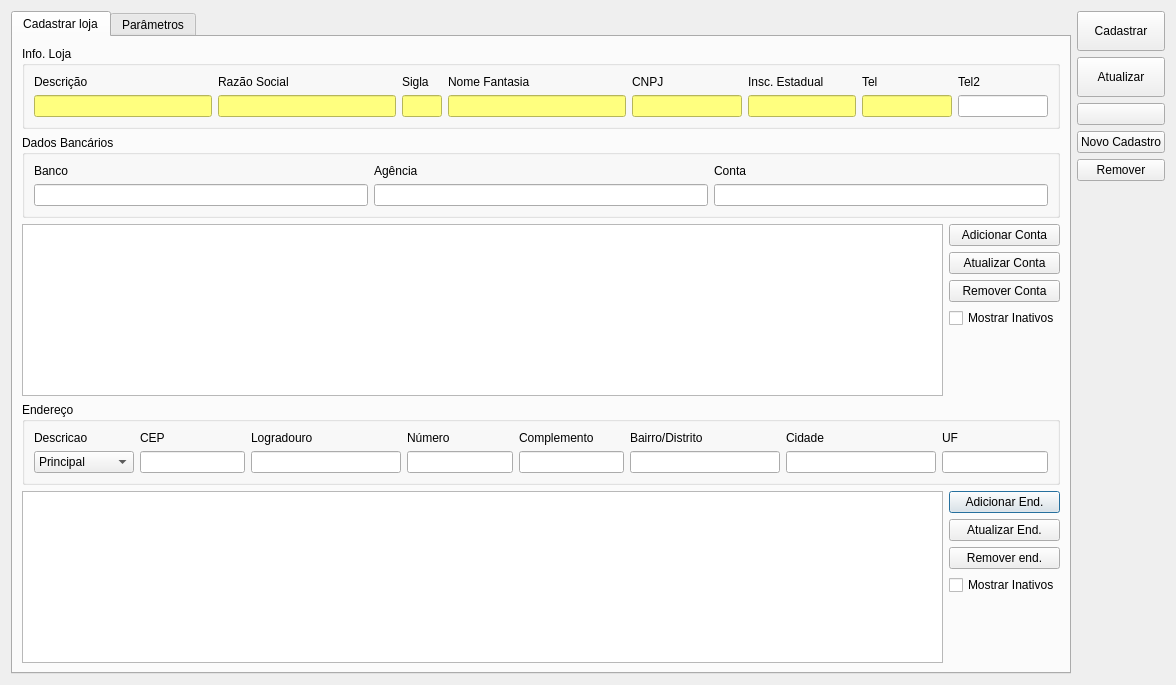
<?xml version="1.0" encoding="UTF-8"?>
<ui version="4.0">
 <class>CadastroLoja</class>
 <widget class="QDialog" name="CadastroLoja">
  <property name="windowModality">
   <enum>Qt::NonModal</enum>
  </property>
  <property name="geometry">
   <rect>
    <x>0</x>
    <y>0</y>
    <width>1176</width>
    <height>685</height>
   </rect>
  </property>
  <property name="windowTitle">
   <string>Cadastro de Loja</string>
  </property>
  <property name="locale">
   <locale language="Portuguese" country="Brazil"/>
  </property>
  <property name="modal">
   <bool>false</bool>
  </property>
  <layout class="QGridLayout" name="gridLayout_7">
   <item row="0" column="0">
    <widget class="QTabWidget" name="tabWidget">
     <property name="currentIndex">
      <number>0</number>
     </property>
     <widget class="QWidget" name="tabCadastro">
      <attribute name="title">
       <string>Cadastrar loja</string>
      </attribute>
      <layout class="QGridLayout" name="gridLayout">
       <item row="3" column="0" colspan="2">
        <widget class="QGroupBox" name="groupBoxEndereco">
         <property name="title">
          <string>Endereço</string>
         </property>
         <layout class="QGridLayout" name="gridLayout_4">
          <item row="0" column="0">
           <widget class="QLabel" name="labelDescricao_2">
            <property name="text">
             <string>Descricao</string>
            </property>
           </widget>
          </item>
          <item row="0" column="1">
           <widget class="QLabel" name="labelCEP">
            <property name="text">
             <string>CEP</string>
            </property>
           </widget>
          </item>
          <item row="0" column="5">
           <widget class="QLabel" name="labelBairro">
            <property name="text">
             <string>Bairro/Distrito</string>
            </property>
           </widget>
          </item>
          <item row="0" column="2">
           <widget class="QLabel" name="labelEndereco">
            <property name="text">
             <string>Logradouro</string>
            </property>
           </widget>
          </item>
          <item row="0" column="3">
           <widget class="QLabel" name="labelNro">
            <property name="text">
             <string>Número</string>
            </property>
           </widget>
          </item>
          <item row="0" column="4">
           <widget class="QLabel" name="labelComp">
            <property name="text">
             <string>Complemento</string>
            </property>
           </widget>
          </item>
          <item row="0" column="6">
           <widget class="QLabel" name="labelCidade">
            <property name="text">
             <string>Cidade</string>
            </property>
           </widget>
          </item>
          <item row="1" column="0">
           <widget class="QComboBox" name="comboBoxTipoEnd">
            <property name="minimumSize">
             <size>
              <width>100</width>
              <height>0</height>
             </size>
            </property>
            <item>
             <property name="text">
              <string>Principal</string>
             </property>
            </item>
            <item>
             <property name="text">
              <string>Faturamento</string>
             </property>
            </item>
            <item>
             <property name="text">
              <string>Entrega</string>
             </property>
            </item>
           </widget>
          </item>
          <item row="1" column="1">
           <widget class="LineEditCEP" name="lineEditCEP">
            <property name="sizePolicy">
             <sizepolicy hsizetype="Minimum" vsizetype="Fixed">
              <horstretch>0</horstretch>
              <verstretch>0</verstretch>
             </sizepolicy>
            </property>
            <property name="minimumSize">
             <size>
              <width>75</width>
              <height>0</height>
             </size>
            </property>
            <property name="maximumSize">
             <size>
              <width>16777215</width>
              <height>16777215</height>
             </size>
            </property>
            <property name="toolTip">
             <string>&lt;html&gt;&lt;head/&gt;&lt;body&gt;&lt;p&gt;O sistema preenche o endereço automaticamente a partir do CEP&lt;/p&gt;&lt;/body&gt;&lt;/html&gt;</string>
            </property>
            <property name="accessibleName">
             <string>CEP</string>
            </property>
           </widget>
          </item>
          <item row="0" column="7">
           <widget class="QLabel" name="labelUF">
            <property name="text">
             <string>UF</string>
            </property>
           </widget>
          </item>
          <item row="1" column="2">
           <widget class="QLineEdit" name="lineEditLogradouro">
            <property name="minimumSize">
             <size>
              <width>150</width>
              <height>0</height>
             </size>
            </property>
            <property name="accessibleName">
             <string>Logradouro</string>
            </property>
           </widget>
          </item>
          <item row="1" column="6">
           <widget class="QLineEdit" name="lineEditCidade">
            <property name="minimumSize">
             <size>
              <width>150</width>
              <height>0</height>
             </size>
            </property>
            <property name="accessibleName">
             <string>Cidade</string>
            </property>
           </widget>
          </item>
          <item row="1" column="3">
           <widget class="QLineEdit" name="lineEditNro">
            <property name="minimumSize">
             <size>
              <width>50</width>
              <height>0</height>
             </size>
            </property>
            <property name="maximumSize">
             <size>
              <width>16777215</width>
              <height>16777215</height>
             </size>
            </property>
            <property name="accessibleName">
             <string>Número</string>
            </property>
           </widget>
          </item>
          <item row="1" column="7">
           <widget class="QLineEdit" name="lineEditUF">
            <property name="minimumSize">
             <size>
              <width>35</width>
              <height>0</height>
             </size>
            </property>
            <property name="maximumSize">
             <size>
              <width>16777215</width>
              <height>16777215</height>
             </size>
            </property>
            <property name="accessibleName">
             <string>UF</string>
            </property>
           </widget>
          </item>
          <item row="1" column="5">
           <widget class="QLineEdit" name="lineEditBairro">
            <property name="minimumSize">
             <size>
              <width>150</width>
              <height>0</height>
             </size>
            </property>
            <property name="accessibleName">
             <string>Bairro/Distrito</string>
            </property>
           </widget>
          </item>
          <item row="1" column="4">
           <widget class="QLineEdit" name="lineEditComp">
            <property name="minimumSize">
             <size>
              <width>75</width>
              <height>0</height>
             </size>
            </property>
            <property name="maximumSize">
             <size>
              <width>16777215</width>
              <height>16777215</height>
             </size>
            </property>
            <property name="accessibleName">
             <string>Complemento</string>
            </property>
            <property name="styleSheet">
             <string notr="true"/>
            </property>
           </widget>
          </item>
         </layout>
        </widget>
       </item>
       <item row="0" column="0" colspan="2">
        <widget class="QGroupBox" name="groupBoxCadastro">
         <property name="title">
          <string>Info. Loja</string>
         </property>
         <layout class="QGridLayout" name="gridLayout_3">
          <item row="0" column="0">
           <widget class="QLabel" name="labelDescricao">
            <property name="text">
             <string>Descrição</string>
            </property>
           </widget>
          </item>
          <item row="0" column="1">
           <widget class="QLabel" name="labelRazaoSocial">
            <property name="text">
             <string>Razão Social</string>
            </property>
           </widget>
          </item>
          <item row="0" column="2">
           <widget class="QLabel" name="labelSIGLA">
            <property name="text">
             <string>Sigla</string>
            </property>
           </widget>
          </item>
          <item row="0" column="4">
           <widget class="QLabel" name="labelCNPJ">
            <property name="text">
             <string>CNPJ</string>
            </property>
           </widget>
          </item>
          <item row="1" column="7">
           <widget class="LineEditTel" name="lineEditTel">
            <property name="maximumSize">
             <size>
              <width>90</width>
              <height>16777215</height>
             </size>
            </property>
            <property name="accessibleName">
             <string>Telefone</string>
            </property>
            <property name="styleSheet">
             <string notr="true">background-color: rgb(255, 255, 127);
color: rgb(0, 0, 0);</string>
            </property>
           </widget>
          </item>
          <item row="0" column="8">
           <widget class="QLabel" name="labelTel2">
            <property name="text">
             <string>Tel2</string>
            </property>
           </widget>
          </item>
          <item row="1" column="3">
           <widget class="QLineEdit" name="lineEditNomeFantasia">
            <property name="minimumSize">
             <size>
              <width>120</width>
              <height>0</height>
             </size>
            </property>
            <property name="accessibleName">
             <string>Nome Fantasia</string>
            </property>
            <property name="styleSheet">
             <string notr="true">background-color: rgb(255, 255, 127);
color: rgb(0, 0, 0);</string>
            </property>
           </widget>
          </item>
          <item row="1" column="8">
           <widget class="LineEditTel" name="lineEditTel2">
            <property name="maximumSize">
             <size>
              <width>90</width>
              <height>16777215</height>
             </size>
            </property>
            <property name="accessibleName">
             <string>Telefone 2</string>
            </property>
           </widget>
          </item>
          <item row="1" column="0">
           <widget class="QLineEdit" name="lineEditDescricao">
            <property name="minimumSize">
             <size>
              <width>120</width>
              <height>0</height>
             </size>
            </property>
            <property name="accessibleName">
             <string>Descrição</string>
            </property>
            <property name="styleSheet">
             <string notr="true">background-color: rgb(255, 255, 127);
color: rgb(0, 0, 0);</string>
            </property>
           </widget>
          </item>
          <item row="0" column="7">
           <widget class="QLabel" name="labelTel">
            <property name="text">
             <string>Tel</string>
            </property>
           </widget>
          </item>
          <item row="0" column="3">
           <widget class="QLabel" name="labelNomeFantasia">
            <property name="text">
             <string>Nome Fantasia</string>
            </property>
           </widget>
          </item>
          <item row="1" column="2">
           <widget class="QLineEdit" name="lineEditSIGLA">
            <property name="maximumSize">
             <size>
              <width>40</width>
              <height>16777215</height>
             </size>
            </property>
            <property name="accessibleName">
             <string>Sigla</string>
            </property>
            <property name="styleSheet">
             <string notr="true">background-color: rgb(255, 255, 127);
color: rgb(0, 0, 0);</string>
            </property>
           </widget>
          </item>
          <item row="1" column="1">
           <widget class="QLineEdit" name="lineEditRazaoSocial">
            <property name="minimumSize">
             <size>
              <width>120</width>
              <height>0</height>
             </size>
            </property>
            <property name="accessibleName">
             <string>Razão Social</string>
            </property>
            <property name="styleSheet">
             <string notr="true">background-color: rgb(255, 255, 127);
color: rgb(0, 0, 0);</string>
            </property>
           </widget>
          </item>
          <item row="1" column="5" colspan="2">
           <widget class="QLineEdit" name="lineEditInscEstadual">
            <property name="minimumSize">
             <size>
              <width>100</width>
              <height>0</height>
             </size>
            </property>
            <property name="maximumSize">
             <size>
              <width>110</width>
              <height>16777215</height>
             </size>
            </property>
            <property name="accessibleName">
             <string>Insc. Estadual</string>
            </property>
            <property name="styleSheet">
             <string notr="true">background-color: rgb(255, 255, 127);
color: rgb(0, 0, 0);</string>
            </property>
           </widget>
          </item>
          <item row="0" column="5">
           <widget class="QLabel" name="labelInscEstadual">
            <property name="text">
             <string>Insc. Estadual</string>
            </property>
           </widget>
          </item>
          <item row="1" column="4">
           <widget class="QLineEdit" name="lineEditCNPJ">
            <property name="minimumSize">
             <size>
              <width>100</width>
              <height>0</height>
             </size>
            </property>
            <property name="maximumSize">
             <size>
              <width>110</width>
              <height>16777215</height>
             </size>
            </property>
            <property name="accessibleName">
             <string>CNPJ</string>
            </property>
            <property name="styleSheet">
             <string notr="true">background-color: rgb(255, 255, 127);
color: rgb(0, 0, 0);</string>
            </property>
           </widget>
          </item>
         </layout>
        </widget>
       </item>
       <item row="1" column="0" colspan="2">
        <widget class="QGroupBox" name="groupBoxConta">
         <property name="title">
          <string>Dados Bancários</string>
         </property>
         <layout class="QGridLayout" name="gridLayout_9">
          <item row="0" column="1">
           <widget class="QLabel" name="label_5">
            <property name="text">
             <string>Agência</string>
            </property>
           </widget>
          </item>
          <item row="0" column="2">
           <widget class="QLabel" name="label_6">
            <property name="text">
             <string>Conta</string>
            </property>
           </widget>
          </item>
          <item row="1" column="1">
           <widget class="QLineEdit" name="lineEditAgencia"/>
          </item>
          <item row="1" column="2">
           <widget class="QLineEdit" name="lineEditConta"/>
          </item>
          <item row="1" column="0">
           <widget class="QLineEdit" name="lineEditBanco"/>
          </item>
          <item row="0" column="0">
           <widget class="QLabel" name="label_4">
            <property name="text">
             <string>Banco</string>
            </property>
           </widget>
          </item>
         </layout>
        </widget>
       </item>
       <item row="4" column="0">
        <widget class="TableView" name="tableEndereco">
         <property name="mouseTracking">
          <bool>true</bool>
         </property>
         <property name="sizeAdjustPolicy">
          <enum>QAbstractScrollArea::AdjustToContents</enum>
         </property>
         <property name="editTriggers">
          <set>QAbstractItemView::NoEditTriggers</set>
         </property>
         <property name="tabKeyNavigation">
          <bool>false</bool>
         </property>
         <property name="alternatingRowColors">
          <bool>true</bool>
         </property>
         <property name="selectionMode">
          <enum>QAbstractItemView::SingleSelection</enum>
         </property>
         <property name="selectionBehavior">
          <enum>QAbstractItemView::SelectRows</enum>
         </property>
         <attribute name="horizontalHeaderStretchLastSection">
          <bool>false</bool>
         </attribute>
        </widget>
       </item>
       <item row="4" column="1">
        <layout class="QVBoxLayout" name="verticalLayout">
         <item>
          <widget class="QPushButton" name="pushButtonAdicionarEnd">
           <property name="text">
            <string>Adicionar End.</string>
           </property>
          </widget>
         </item>
         <item>
          <widget class="QPushButton" name="pushButtonAtualizarEnd">
           <property name="text">
            <string>Atualizar End.</string>
           </property>
          </widget>
         </item>
         <item>
          <widget class="QPushButton" name="pushButtonRemoverEnd">
           <property name="text">
            <string>Remover end.</string>
           </property>
          </widget>
         </item>
         <item>
          <widget class="QCheckBox" name="checkBoxMostrarInativos">
           <property name="text">
            <string>Mostrar Inativos</string>
           </property>
           <property name="checkable">
            <bool>true</bool>
           </property>
          </widget>
         </item>
         <item>
          <spacer name="verticalSpacer_4">
           <property name="orientation">
            <enum>Qt::Vertical</enum>
           </property>
           <property name="sizeHint" stdset="0">
            <size>
             <width>20</width>
             <height>40</height>
            </size>
           </property>
          </spacer>
         </item>
        </layout>
       </item>
       <item row="2" column="0">
        <widget class="TableView" name="tableConta">
         <property name="mouseTracking">
          <bool>true</bool>
         </property>
         <property name="sizeAdjustPolicy">
          <enum>QAbstractScrollArea::AdjustToContents</enum>
         </property>
         <property name="editTriggers">
          <set>QAbstractItemView::NoEditTriggers</set>
         </property>
         <property name="tabKeyNavigation">
          <bool>false</bool>
         </property>
         <property name="alternatingRowColors">
          <bool>true</bool>
         </property>
         <property name="selectionMode">
          <enum>QAbstractItemView::SingleSelection</enum>
         </property>
         <property name="selectionBehavior">
          <enum>QAbstractItemView::SelectRows</enum>
         </property>
         <attribute name="horizontalHeaderStretchLastSection">
          <bool>false</bool>
         </attribute>
        </widget>
       </item>
       <item row="2" column="1">
        <layout class="QVBoxLayout" name="verticalLayout_4">
         <item>
          <widget class="QPushButton" name="pushButtonAdicionarConta">
           <property name="text">
            <string>Adicionar Conta</string>
           </property>
          </widget>
         </item>
         <item>
          <widget class="QPushButton" name="pushButtonAtualizarConta">
           <property name="text">
            <string>Atualizar Conta</string>
           </property>
          </widget>
         </item>
         <item>
          <widget class="QPushButton" name="pushButtonRemoverConta">
           <property name="text">
            <string>Remover Conta</string>
           </property>
          </widget>
         </item>
         <item>
          <widget class="QCheckBox" name="checkBoxMostrarInativosConta">
           <property name="text">
            <string>Mostrar Inativos</string>
           </property>
           <property name="checkable">
            <bool>true</bool>
           </property>
          </widget>
         </item>
         <item>
          <spacer name="verticalSpacer_6">
           <property name="orientation">
            <enum>Qt::Vertical</enum>
           </property>
           <property name="sizeHint" stdset="0">
            <size>
             <width>20</width>
             <height>40</height>
            </size>
           </property>
          </spacer>
         </item>
        </layout>
       </item>
      </layout>
     </widget>
     <widget class="QWidget" name="tabParametros">
      <attribute name="title">
       <string>Parâmetros</string>
      </attribute>
      <layout class="QGridLayout" name="gridLayout_2">
       <item row="0" column="0">
        <widget class="QScrollArea" name="scrollArea">
         <property name="widgetResizable">
          <bool>true</bool>
         </property>
         <widget class="QWidget" name="scrollAreaWidgetContents">
          <property name="geometry">
           <rect>
            <x>0</x>
            <y>0</y>
            <width>1017</width>
            <height>616</height>
           </rect>
          </property>
          <layout class="QGridLayout" name="gridLayout_13">
           <item row="0" column="0">
            <widget class="QGroupBox" name="groupBoxFrete">
             <property name="title">
              <string>Frete</string>
             </property>
             <layout class="QGridLayout" name="gridLayout_6">
              <item row="0" column="0">
               <layout class="QGridLayout" name="gridLayout_5">
                <item row="0" column="0">
                 <widget class="QLabel" name="label">
                  <property name="sizePolicy">
                   <sizepolicy hsizetype="Maximum" vsizetype="Preferred">
                    <horstretch>0</horstretch>
                    <verstretch>0</verstretch>
                   </sizepolicy>
                  </property>
                  <property name="text">
                   <string>Valor mínimo:</string>
                  </property>
                 </widget>
                </item>
                <item row="0" column="1">
                 <widget class="QDoubleSpinBox" name="doubleSpinBoxValorMinimoFrete">
                  <property name="prefix">
                   <string>R$ </string>
                  </property>
                  <property name="suffix">
                   <string/>
                  </property>
                  <property name="maximum">
                   <double>99999.990000000005239</double>
                  </property>
                  <property name="value">
                   <double>0.000000000000000</double>
                  </property>
                 </widget>
                </item>
                <item row="1" column="0">
                 <widget class="QLabel" name="label_2">
                  <property name="text">
                   <string>Porcentagem:</string>
                  </property>
                 </widget>
                </item>
                <item row="1" column="1">
                 <widget class="QDoubleSpinBox" name="doubleSpinBoxPorcFrete">
                  <property name="suffix">
                   <string> %</string>
                  </property>
                  <property name="value">
                   <double>0.000000000000000</double>
                  </property>
                 </widget>
                </item>
               </layout>
              </item>
             </layout>
            </widget>
           </item>
           <item row="2" column="0">
            <spacer name="verticalSpacer_2">
             <property name="orientation">
              <enum>Qt::Vertical</enum>
             </property>
             <property name="sizeHint" stdset="0">
              <size>
               <width>20</width>
               <height>40</height>
              </size>
             </property>
            </spacer>
           </item>
           <item row="1" column="0">
            <widget class="QGroupBox" name="groupBox">
             <property name="title">
              <string>Transporte</string>
             </property>
             <layout class="QGridLayout" name="gridLayout_8">
              <item row="0" column="1">
               <widget class="QDoubleSpinBox" name="doubleSpinBoxCustoTransportePorTon">
                <property name="prefix">
                 <string>R$ </string>
                </property>
                <property name="maximum">
                 <double>9999.989999999999782</double>
                </property>
               </widget>
              </item>
              <item row="1" column="1">
               <widget class="QDoubleSpinBox" name="doubleSpinBoxCustoTransporte2Ton">
                <property name="suffix">
                 <string> %</string>
                </property>
               </widget>
              </item>
              <item row="3" column="1">
               <widget class="QDoubleSpinBox" name="doubleSpinBoxCustoTransporteAcima2Ton">
                <property name="suffix">
                 <string> %</string>
                </property>
               </widget>
              </item>
              <item row="3" column="0">
               <widget class="QLabel" name="label_10">
                <property name="sizePolicy">
                 <sizepolicy hsizetype="Maximum" vsizetype="Preferred">
                  <horstretch>0</horstretch>
                  <verstretch>0</verstretch>
                 </sizepolicy>
                </property>
                <property name="text">
                 <string>Custo acima 2 ton.:</string>
                </property>
               </widget>
              </item>
              <item row="1" column="0">
               <widget class="QLabel" name="label_9">
                <property name="sizePolicy">
                 <sizepolicy hsizetype="Maximum" vsizetype="Preferred">
                  <horstretch>0</horstretch>
                  <verstretch>0</verstretch>
                 </sizepolicy>
                </property>
                <property name="text">
                 <string>Custo até 2 ton.:</string>
                </property>
               </widget>
              </item>
              <item row="0" column="0">
               <widget class="QLabel" name="label_11">
                <property name="sizePolicy">
                 <sizepolicy hsizetype="Maximum" vsizetype="Preferred">
                  <horstretch>0</horstretch>
                  <verstretch>0</verstretch>
                 </sizepolicy>
                </property>
                <property name="text">
                 <string>Custo por ton.:</string>
                </property>
               </widget>
              </item>
              <item row="4" column="0">
               <widget class="QLabel" name="label_12">
                <property name="sizePolicy">
                 <sizepolicy hsizetype="Maximum" vsizetype="Preferred">
                  <horstretch>0</horstretch>
                  <verstretch>0</verstretch>
                 </sizepolicy>
                </property>
                <property name="text">
                 <string>Custo funcionário:</string>
                </property>
               </widget>
              </item>
              <item row="4" column="1">
               <widget class="QDoubleSpinBox" name="doubleSpinBoxCustoFuncionario">
                <property name="prefix">
                 <string>R$ </string>
                </property>
                <property name="maximum">
                 <double>9999.989999999999782</double>
                </property>
               </widget>
              </item>
             </layout>
            </widget>
           </item>
          </layout>
         </widget>
        </widget>
       </item>
      </layout>
     </widget>
    </widget>
   </item>
   <item row="0" column="1">
    <layout class="QVBoxLayout" name="verticalLayout_3">
     <item>
      <widget class="QPushButton" name="pushButtonCadastrar">
       <property name="minimumSize">
        <size>
         <width>0</width>
         <height>40</height>
        </size>
       </property>
       <property name="text">
        <string>Cadastrar</string>
       </property>
       <property name="autoDefault">
        <bool>false</bool>
       </property>
      </widget>
     </item>
     <item>
      <widget class="QPushButton" name="pushButtonAtualizar">
       <property name="minimumSize">
        <size>
         <width>0</width>
         <height>40</height>
        </size>
       </property>
       <property name="text">
        <string>Atualizar</string>
       </property>
      </widget>
     </item>
     <item>
      <widget class="QPushButton" name="pushButtonBuscar">
       <property name="text">
        <string/>
       </property>
       <property name="icon">
        <iconset resource="../qrs/resources.qrc">
         <normaloff>:/search.png</normaloff>:/search.png</iconset>
       </property>
      </widget>
     </item>
     <item>
      <widget class="QPushButton" name="pushButtonNovoCad">
       <property name="text">
        <string>Novo Cadastro</string>
       </property>
      </widget>
     </item>
     <item>
      <widget class="QPushButton" name="pushButtonRemover">
       <property name="text">
        <string>Remover</string>
       </property>
      </widget>
     </item>
     <item>
      <spacer name="verticalSpacer">
       <property name="orientation">
        <enum>Qt::Vertical</enum>
       </property>
       <property name="sizeHint" stdset="0">
        <size>
         <width>20</width>
         <height>40</height>
        </size>
       </property>
      </spacer>
     </item>
    </layout>
   </item>
  </layout>
 </widget>
 <customwidgets>
  <customwidget>
   <class>TableView</class>
   <extends>QTableView</extends>
   <header>src/tableview.h</header>
  </customwidget>
  <customwidget>
   <class>LineEditCEP</class>
   <extends>QLineEdit</extends>
   <header>src/lineeditcep.h</header>
  </customwidget>
  <customwidget>
   <class>LineEditTel</class>
   <extends>QLineEdit</extends>
   <header>src/lineedittel.h</header>
  </customwidget>
 </customwidgets>
 <tabstops>
  <tabstop>tabWidget</tabstop>
  <tabstop>lineEditDescricao</tabstop>
  <tabstop>lineEditRazaoSocial</tabstop>
  <tabstop>lineEditSIGLA</tabstop>
  <tabstop>lineEditNomeFantasia</tabstop>
  <tabstop>lineEditCNPJ</tabstop>
  <tabstop>lineEditInscEstadual</tabstop>
  <tabstop>lineEditTel</tabstop>
  <tabstop>lineEditTel2</tabstop>
  <tabstop>lineEditBanco</tabstop>
  <tabstop>lineEditAgencia</tabstop>
  <tabstop>lineEditConta</tabstop>
  <tabstop>tableConta</tabstop>
  <tabstop>pushButtonAdicionarConta</tabstop>
  <tabstop>pushButtonAtualizarConta</tabstop>
  <tabstop>pushButtonRemoverConta</tabstop>
  <tabstop>checkBoxMostrarInativosConta</tabstop>
  <tabstop>comboBoxTipoEnd</tabstop>
  <tabstop>lineEditCEP</tabstop>
  <tabstop>lineEditLogradouro</tabstop>
  <tabstop>lineEditNro</tabstop>
  <tabstop>lineEditComp</tabstop>
  <tabstop>lineEditBairro</tabstop>
  <tabstop>lineEditCidade</tabstop>
  <tabstop>lineEditUF</tabstop>
  <tabstop>tableEndereco</tabstop>
  <tabstop>pushButtonAdicionarEnd</tabstop>
  <tabstop>pushButtonAtualizarEnd</tabstop>
  <tabstop>pushButtonRemoverEnd</tabstop>
  <tabstop>checkBoxMostrarInativos</tabstop>
  <tabstop>pushButtonCadastrar</tabstop>
  <tabstop>pushButtonAtualizar</tabstop>
  <tabstop>pushButtonBuscar</tabstop>
  <tabstop>pushButtonNovoCad</tabstop>
  <tabstop>pushButtonRemover</tabstop>
  <tabstop>scrollArea</tabstop>
  <tabstop>doubleSpinBoxValorMinimoFrete</tabstop>
  <tabstop>doubleSpinBoxPorcFrete</tabstop>
  <tabstop>doubleSpinBoxCustoTransportePorTon</tabstop>
  <tabstop>doubleSpinBoxCustoTransporte2Ton</tabstop>
  <tabstop>doubleSpinBoxCustoTransporteAcima2Ton</tabstop>
  <tabstop>doubleSpinBoxCustoFuncionario</tabstop>
 </tabstops>
 <resources>
  <include location="../qrs/resources.qrc"/>
 </resources>
 <connections/>
</ui>
